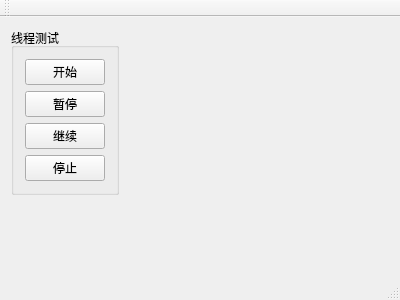
<?xml version="1.0" encoding="UTF-8"?>
<ui version="4.0">
 <class>MainWindow</class>
 <widget class="QMainWindow" name="MainWindow">
  <property name="geometry">
   <rect>
    <x>0</x>
    <y>0</y>
    <width>400</width>
    <height>300</height>
   </rect>
  </property>
  <property name="windowTitle">
   <string>MainWindow</string>
  </property>
  <widget class="QWidget" name="centralWidget">
   <layout class="QGridLayout" name="gridLayout_2">
    <item row="0" column="0">
     <layout class="QGridLayout" name="gridLayout">
      <item row="0" column="0">
       <widget class="QGroupBox" name="groupBox_2">
        <property name="title">
         <string>线程测试</string>
        </property>
        <layout class="QVBoxLayout" name="verticalLayout">
         <item>
          <widget class="QPushButton" name="startButton">
           <property name="text">
            <string>开始</string>
           </property>
          </widget>
         </item>
         <item>
          <widget class="QPushButton" name="pauseButton">
           <property name="text">
            <string>暂停</string>
           </property>
          </widget>
         </item>
         <item>
          <widget class="QPushButton" name="resumeButton">
           <property name="text">
            <string>继续</string>
           </property>
          </widget>
         </item>
         <item>
          <widget class="QPushButton" name="stopButton">
           <property name="text">
            <string>停止</string>
           </property>
          </widget>
         </item>
        </layout>
       </widget>
      </item>
      <item row="0" column="1">
       <spacer name="horizontalSpacer">
        <property name="orientation">
         <enum>Qt::Horizontal</enum>
        </property>
        <property name="sizeHint" stdset="0">
         <size>
          <width>40</width>
          <height>20</height>
         </size>
        </property>
       </spacer>
      </item>
     </layout>
    </item>
    <item row="1" column="0">
     <spacer name="verticalSpacer">
      <property name="orientation">
       <enum>Qt::Vertical</enum>
      </property>
      <property name="sizeHint" stdset="0">
       <size>
        <width>20</width>
        <height>72</height>
       </size>
      </property>
     </spacer>
    </item>
   </layout>
  </widget>
  <widget class="QMenuBar" name="menuBar">
   <property name="geometry">
    <rect>
     <x>0</x>
     <y>0</y>
     <width>400</width>
     <height>23</height>
    </rect>
   </property>
  </widget>
  <widget class="QToolBar" name="mainToolBar">
   <attribute name="toolBarArea">
    <enum>TopToolBarArea</enum>
   </attribute>
   <attribute name="toolBarBreak">
    <bool>false</bool>
   </attribute>
  </widget>
  <widget class="QStatusBar" name="statusBar"/>
 </widget>
 <layoutdefault spacing="6" margin="11"/>
 <resources/>
 <connections/>
</ui>
